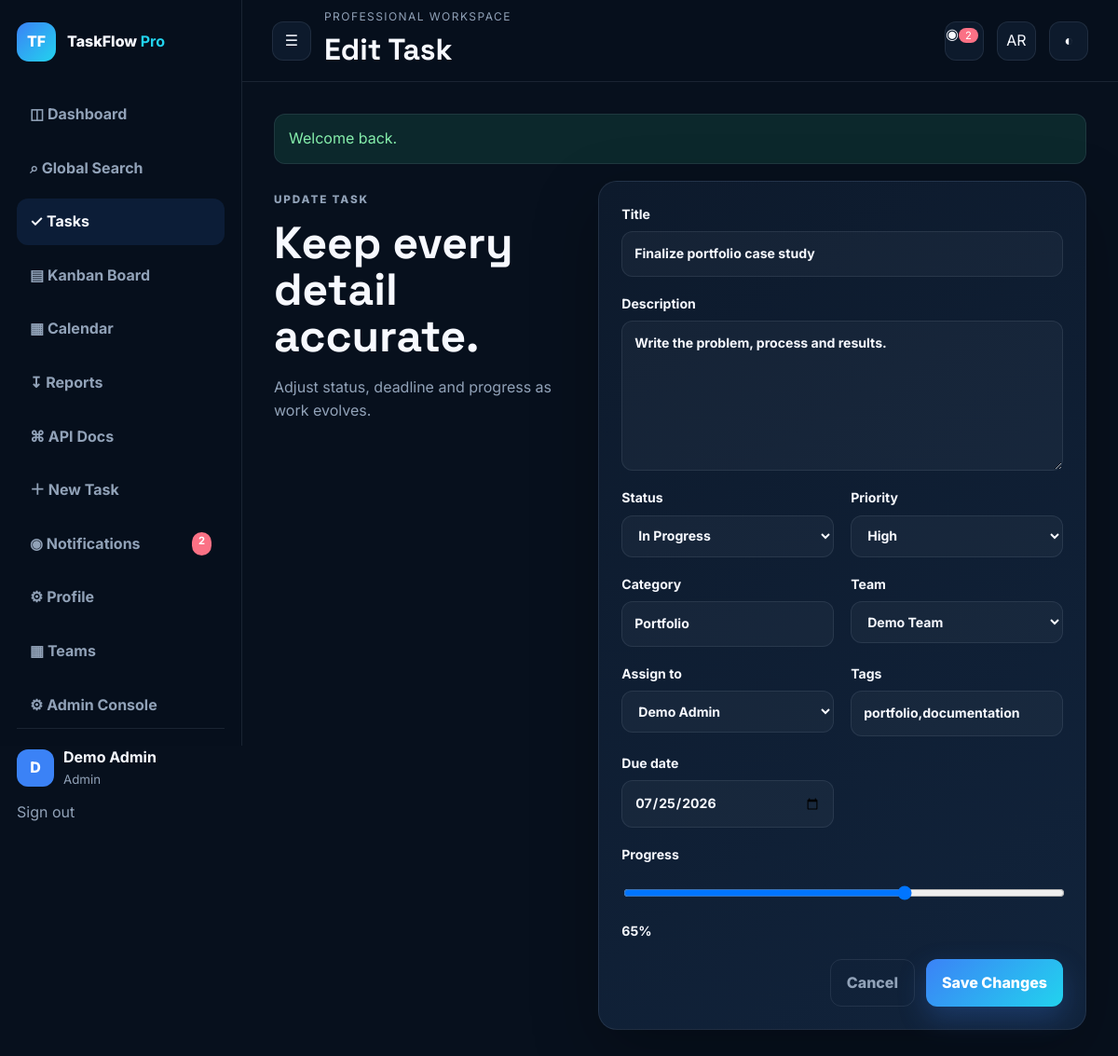
The app's page /tasks/edit.php?id=1 (signed in) with its own data.
### tables this page shows
CREATE TABLE users(
 id BIGINT UNSIGNED AUTO_INCREMENT PRIMARY KEY,
 name VARCHAR(80) NOT NULL,
 email VARCHAR(190) NOT NULL UNIQUE,
 password_hash VARCHAR(255) NOT NULL,
 role ENUM('admin','manager','member') NOT NULL DEFAULT 'member',
 avatar_color VARCHAR(20) NOT NULL DEFAULT '#3b82f6',
 bio VARCHAR(500) NULL,
 api_token VARCHAR(64) NOT NULL UNIQUE,
 last_login_at DATETIME NULL,
 created_at TIMESTAMP DEFAULT CURRENT_TIMESTAMP,
 updated_at TIMESTAMP DEFAULT CURRENT_TIMESTAMP ON UPDATE CURRENT_TIMESTAMP
);

CREATE TABLE tasks(
 id BIGINT UNSIGNED AUTO_INCREMENT PRIMARY KEY,
 user_id BIGINT UNSIGNED NOT NULL,
 team_id BIGINT UNSIGNED NULL,
 assigned_to BIGINT UNSIGNED NULL,
 title VARCHAR(150) NOT NULL,
 description TEXT NULL,
 status ENUM('todo','in_progress','completed') NOT NULL DEFAULT 'todo',
 priority ENUM('low','medium','high') NOT NULL DEFAULT 'medium',
 due_date DATE NULL,
 category VARCHAR(80) NOT NULL DEFAULT 'General',
 tags VARCHAR(255) NULL,
 progress TINYINT UNSIGNED NOT NULL DEFAULT 0,
 created_at TIMESTAMP DEFAULT CURRENT_TIMESTAMP,
 updated_at TIMESTAMP DEFAULT CURRENT_TIMESTAMP ON UPDATE CURRENT_TIMESTAMP,
 CONSTRAINT fk_tasks_user FOREIGN KEY(user_id) REFERENCES users(id) ON DELETE CASCADE,
 CONSTRAINT fk_tasks_team FOREIGN KEY(team_id) REFERENCES teams(id) ON DELETE SET NULL,
 CONSTRAINT fk_tasks_assignee FOREIGN KEY(assigned_to) REFERENCES users(id) ON DELETE SET NULL,
 INDEX idx_tasks_user_status(user_id,status),
 INDEX idx_tasks_user_priority(user_id,priority),
 INDEX idx_tasks_due(due_date),
 INDEX idx_tasks_team(team_id),
 INDEX idx_tasks_assignee(assigned_to)
);

CREATE TABLE team_members(
 id BIGINT UNSIGNED AUTO_INCREMENT PRIMARY KEY,
 team_id BIGINT UNSIGNED NOT NULL,
 user_id BIGINT UNSIGNED NOT NULL,
 role ENUM('admin','manager','member') NOT NULL DEFAULT 'member',
 created_at TIMESTAMP DEFAULT CURRENT_TIMESTAMP,
 CONSTRAINT fk_team_members_team FOREIGN KEY(team_id) REFERENCES teams(id) ON DELETE CASCADE,
 CONSTRAINT fk_team_members_user FOREIGN KEY(user_id) REFERENCES users(id) ON DELETE CASCADE,
 UNIQUE KEY uq_team_member(team_id,user_id),
 INDEX idx_team_members_user(user_id)
);

CREATE TABLE teams(
 id BIGINT UNSIGNED AUTO_INCREMENT PRIMARY KEY,
 owner_id BIGINT UNSIGNED NOT NULL,
 name VARCHAR(120) NOT NULL,
 description VARCHAR(500) NULL,
 color VARCHAR(20) NOT NULL DEFAULT '#3b82f6',
 logo_initials VARCHAR(4) NULL,
 slug VARCHAR(140) NOT NULL UNIQUE,
 created_at TIMESTAMP DEFAULT CURRENT_TIMESTAMP,
 updated_at TIMESTAMP DEFAULT CURRENT_TIMESTAMP ON UPDATE CURRENT_TIMESTAMP,
 CONSTRAINT fk_teams_owner FOREIGN KEY(owner_id) REFERENCES users(id) ON DELETE CASCADE,
 INDEX idx_teams_owner(owner_id)
);

### includes/functions.php (called while the page is built, shortened)
<?php
function e(?string $value): string {
    return htmlspecialchars($value ?? '', ENT_QUOTES, 'UTF-8');
}
function is_logged_in(): bool {
    return isset($_SESSION['user_id']);
}
function current_user(PDO $pdo): ?array {
    static $cached = null;
    if ($cached === null) {
        $stmt = $pdo->prepare("SELECT id,name,email,role,avatar_color,bio,api_token,created_at FROM users WHERE id=? LIMIT 1");
        $stmt->execute([$_SESSION['user_id']]);
        $cached = $stmt->fetch() ?: null;
    }
    return $cached;
}
function get_flashes(): array {
    $f = $_SESSION['flash'] ?? [];
    return $f;
}
function user_teams(PDO $pdo, int $userId): array {
    $stmt=$pdo->prepare("SELECT t.*,tm.role membership_role
        FROM teams t JOIN team_members tm ON tm.team_id=t.id
        WHERE tm.user_id=? ORDER BY t.name");
    $stmt->execute([$userId]);
    return $stmt->fetchAll();
}

### tasks/edit.php (the view, shortened to what this page needs)
<?php
require_once __DIR__.'/../includes/bootstrap.php';require_auth();$u=current_user($pdo);$uid=(int)$u['id'];$teams=user_teams($pdo,$uid);$teamId=current_team_id($pdo,$uid);$members=[];if($teamId){$ms=$pdo->prepare("SELECT u.id,u.name FROM team_members tm JOIN users u ON u.id=tm.user_id WHERE tm.team_id=? ORDER BY u.name");$ms->execute([$teamId]);$members=$ms->fetchAll();}$id=filter_input(INPUT_GET,'id',FILTER_VALIDATE_INT);
$stmt=$pdo->prepare("SELECT * FROM tasks WHERE id=? AND user_id=?");$stmt->execute([$id,$uid]);$task=$stmt->fetch();if(!$task){flash('error','Task not found.');redirect('/tasks/index.php');}
$editing=isset($task);
$data=$editing?$task:['title'=>'','description'=>'','status'=>'todo','priority'=>'medium','due_date'=>'','category'=>'General','tags'=>'','team_id'=>$teamId,'assigned_to'=>$uid,'progress'=>0];
?>
<?php $pageTitle='Edit Task';$activePage='tasks';require __DIR__.'/../includes/header.php';?>
<section class="form-layout"><div class="form-copy"><p class="eyebrow">UPDATE TASK</p><h2>Keep every detail accurate.</h2><p>Adjust status, deadline and progress as work evolves.</p></div><form class="panel task-form" method="post">
<label class="full">Title<input name="title" value="<?=e($data['title'])?>" required></label><label class="full">Description<textarea name="description" rows="6"><?=e($data['description'])?></textarea></label><label>Status<select name="status"><option value="todo" <?=$data['status']==='todo'?'selected':''?>>To Do</option><option value="in_progress" <?=$data['status']==='in_progress'?'selected':''?>>In Progress</option><option value="completed" <?=$data['status']==='completed'?'selected':''?>>Completed</option></select></label><label>Priority<select name="priority"><option value="low" <?=$data['priority']==='low'?'selected':''?>>Low</option><option value="medium" <?=$data['priority']==='medium'?'selected':''?>>Medium</option><option value="high" <?=$data['priority']==='high'?'selected':''?>>High</option></select></label><label>Category<input name="category" value="<?=e($data['category'])?>"></label><label>Team<select name="team_id"><option value="">Personal</option><?php foreach($teams as $team):?><option value="<?=$team['id']?>" <?=((int)($data['team_id']??0)===(int)$team['id'])?'selected':''?>><?=e($team['name'])?></option><?php endforeach;?></select></label><label>Assign to<select name="assigned_to"><option value="">Unassigned</option><?php foreach($members as $member):?><option value="<?=$member['id']?>" <?=((int)($data['assigned_to']??0)===(int)$member['id'])?'selected':''?>><?=e($member['name'])?></option><?php endforeach;?></select></label><label>Tags<input name="tags" value="<?=e($data['tags']??'')?>" placeholder="frontend, api, urgent"></label><label>Due date<input type="date" name="due_date" value="<?=e($data['due_date'])?>"></label><label class="full">Progress<input type="range" name="progress" min="0" max="100" value="<?=e((string)$data['progress'])?>" oninput="this.nextElementSibling.value=this.value+'%'"><output><?=e((string)$data['progress'])?>%</output></label><div class="form-actions full"><a class="btn btn-ghost" href="tasks/index.php">Cancel</a><button class="btn btn-primary">Save Changes</button></div></form></section>
<?php require __DIR__.'/../includes/footer.php';?>

### includes/header.php (shortened to what this page needs)
<?php
$user=current_user($pdo);
$pageTitle=$pageTitle??'TaskFlow Pro';
$activePage=$activePage??'';
$flashes=get_flashes();
$stmt=$pdo->prepare("SELECT COUNT(*) FROM notifications WHERE user_id=? AND is_read=0");
$stmt->execute([(int)$user['id']]);
$unread=(int)$stmt->fetchColumn();
?>
<!doctype html>
<html lang="en">
<head><base href="<?=e(base_url().'/')?>">
<link rel="manifest" href="manifest.webmanifest"><meta name="theme-color" content="#07101d"><link rel="stylesheet" href="assets/css/app.css">
</head>
<body>
<div class="app-shell">
<aside class="sidebar" id="sidebar">
<a class="brand" href="dashboard.php"><span class="brand-mark">TF</span><span>TaskFlow <b>Pro</b></span></a>
<nav class="nav">
<a class="<?=$activePage==='dashboard'?'active':''?>" href="dashboard.php">◫ Dashboard</a>
<a class="<?=$activePage==='search'?'active':''?>" href="search.php">⌕ Global Search</a>
<a class="<?=$activePage==='tasks'?'active':''?>" href="tasks/index.php">✓ Tasks</a>
<a class="<?=$activePage==='kanban'?'active':''?>" href="tasks/kanban.php">▤ Kanban Board</a>
<a class="<?=$activePage==='calendar'?'active':''?>" href="tasks/calendar.php">▦ Calendar</a>
<a class="<?=$activePage==='reports'?'active':''?>" href="reports/index.php">↧ Reports</a>
<a class="<?=$activePage==='api-docs'?'active':''?>" href="docs/api.php">⌘ API Docs</a>
<a class="<?=$activePage==='new-task'?'active':''?>" href="tasks/create.php">＋ New Task</a>
<a class="<?=$activePage==='notifications'?'active':''?>" href="notifications/index.php">◉ Notifications <?php if($unread):?><span class="nav-badge"><?=$unread?></span><?php endif;?></a>
<a class="<?=$activePage==='profile'?'active':''?>" href="profile/index.php">⚙ Profile</a>
<?php if(in_array($user['role'],['admin','manager'],true)):?>
<a class="<?=$activePage==='teams'?'active':''?>" href="teams/index.php">▦ Teams</a>
<a class="<?=$activePage==='admin'?'active':''?>" href="admin/index.php">⚙ Admin Console</a>
<?php endif;?>
</nav>
<div class="sidebar-footer">
<div class="user-mini"><span class="avatar" style="--avatar:<?=e($user['avatar_color'])?>"><?=e(strtoupper(substr($user['name'],0,1)))?></span><div><strong><?=e($user['name'])?></strong><small><?=e(ucfirst($user['role']))?></small></div></div>
<a class="logout-link" href="auth/logout.php">Sign out</a>
</div>
</aside>
<div class="main-area">
<header class="topbar">
<button id="menuToggle" class="icon-btn">☰</button>
<div><p class="kicker">Professional workspace</p><h1><?=e($pageTitle)?></h1></div>
<a class="icon-btn" href="notifications/index.php">◉<?php if($unread):?><span class="bubble"><?=$unread?></span><?php endif;?></a>
<button id="langToggle" class="icon-btn" title="Language">AR</button><button id="themeToggle" class="icon-btn">◐</button>
</header>
<main class="content">
<?php foreach($flashes as $flash):?><div class="alert alert-<?=e($flash['type'])?>"><?=e($flash['message'])?></div><?php endforeach;?>

### assets/css/app.css (style rules this page uses)
:root { --bg:#07101d;--panel:#0d1a2c;--panel2:#11233b;--text:#f7f9ff;--muted:#91a2b8;--line:rgba(148,163,184,.14);--blue:#3b82f6;--cyan:#22d3ee;--green:#34d399;--red:#fb7185;--orange:#fb923c;--shadow:0 24px 70px rgba(0,0,0,.28) }
* { box-sizing:border-box }
body { margin:0;font-family:Inter,sans-serif;background:var(--bg);color:var(--text);line-height:1.6 }
h1,h2,h3 { font-family:"Space Grotesk",sans-serif }
a { text-decoration:none;color:inherit }
button,input,select,textarea { font:inherit }
.app-shell { display:grid;grid-template-columns:260px 1fr;min-height:100vh }
.sidebar { position:sticky;top:0;height:100vh;padding:24px 18px;background:rgba(7,16,29,.92);border-right:1px solid var(--line);display:flex;flex-direction:column;z-index:30 }
.brand { display:flex;align-items:center;gap:12px;font-weight:800 }
.brand-mark { display:grid;place-items:center;width:42px;height:42px;border-radius:13px;background:linear-gradient(135deg,var(--blue),var(--cyan));color:white }
.brand b { color:var(--cyan) }
.nav { display:flex;flex-direction:column;gap:8px;margin-top:32px }
.nav a { padding:12px 14px;border-radius:12px;color:var(--muted);font-weight:700;display:flex;justify-content:space-between }
.nav a:hover,.nav a.active { background:rgba(59,130,246,.12);color:var(--text) }
.nav-badge,.bubble { background:var(--red);color:white;border-radius:99px;padding:1px 7px;font-size:.7rem }
.sidebar-footer { margin-top:auto;border-top:1px solid var(--line);padding-top:18px }
.user-mini { display:flex;gap:10px;align-items:center }
.avatar { width:40px;height:40px;border-radius:12px;display:grid;place-items:center;background:var(--avatar);font-weight:800 }
.user-mini div { display:flex;flex-direction:column }
.user-mini small,.logout-link,.muted { color:var(--muted) }
.logout-link { display:block;margin-top:12px }
.topbar { height:88px;padding:0 32px;display:flex;align-items:center;gap:14px;border-bottom:1px solid var(--line);position:sticky;top:0;background:rgba(7,16,29,.78);backdrop-filter:blur(16px);z-index:20 }
.topbar>div { flex:1 }
.topbar h1,.kicker { margin:0 }
.kicker { color:var(--muted);font-size:.75rem;text-transform:uppercase;letter-spacing:.12em }
.icon-btn { width:42px;height:42px;border:1px solid var(--line);border-radius:12px;background:var(--panel);color:var(--text);position:relative }
.content { padding:34px;max-width:1500px;margin:auto }
.eyebrow { color:var(--cyan);font-size:.73rem;letter-spacing:.16em;font-weight:800 }
.hero-row h2,.form-copy h2 { font-size:clamp(2rem,4vw,3.5rem);line-height:1.05;margin:6px 0 }
.hero-row p,.form-copy p { color:var(--muted) }
.btn { display:inline-flex;justify-content:center;align-items:center;padding:12px 17px;border:1px solid var(--line);border-radius:12px;font-weight:800;background:transparent;color:var(--text);cursor:pointer }
.btn-primary { border:0;color:#fff;background:linear-gradient(135deg,var(--blue),var(--cyan));box-shadow:0 12px 30px rgba(59,130,246,.25) }
.btn-ghost { color:var(--muted) }
.panel,.stat-card,.task-card { background:linear-gradient(145deg,var(--panel),var(--panel2));border:1px solid var(--line);box-shadow:var(--shadow);border-radius:20px }
.panel { padding:24px }
.filters label,.task-form label,.auth-card label { display:flex;flex-direction:column;gap:7px;font-weight:700;font-size:.88rem }
input,select,textarea { width:100%;padding:12px 13px;border-radius:12px;border:1px solid var(--line);background:rgba(148,163,184,.06);color:var(--text);outline:none }
select option { color:#111 }
.form-layout { display:grid;grid-template-columns:.75fr 1.25fr;gap:34px }
.form-copy { position:sticky;top:120px }
.task-form { display:grid;grid-template-columns:1fr 1fr;gap:18px }
.full { grid-column:1/-1 }
.form-actions { display:flex;justify-content:flex-end;gap:12px }
.alert { padding:13px 15px;border-radius:12px;margin-bottom:18px;border:1px solid var(--line) }
.alert-success { background:rgba(52,211,153,.12);color:#86efac }
.panel,.stat-card,.task-card,.kanban-card { transition:transform .2s ease,border-color .2s ease,box-shadow .2s ease }
.btn { transition:transform .18s ease,opacity .18s ease }
.alert { transition:opacity .4s ease }
.content>section,.content>.panel,.content>.task-grid,.content>.kanban-board { animation:fadeUp .35s ease both }

### records on screen
users: name "D", name "Demo Admin", role "Admin"
tasks: title "Finalize portfolio case study", description "Write the problem, process and results.", status "In Progress", priority "High", category "Portfolio", team_id "Demo Team", assigned_to "Demo Admin", tags "portfolio,documentation", due_date "07/25/2026", progress "65"

### other values on screen
$unread "2"
$pageTitle "Edit Task"
$flash['message'] "Welcome back."
